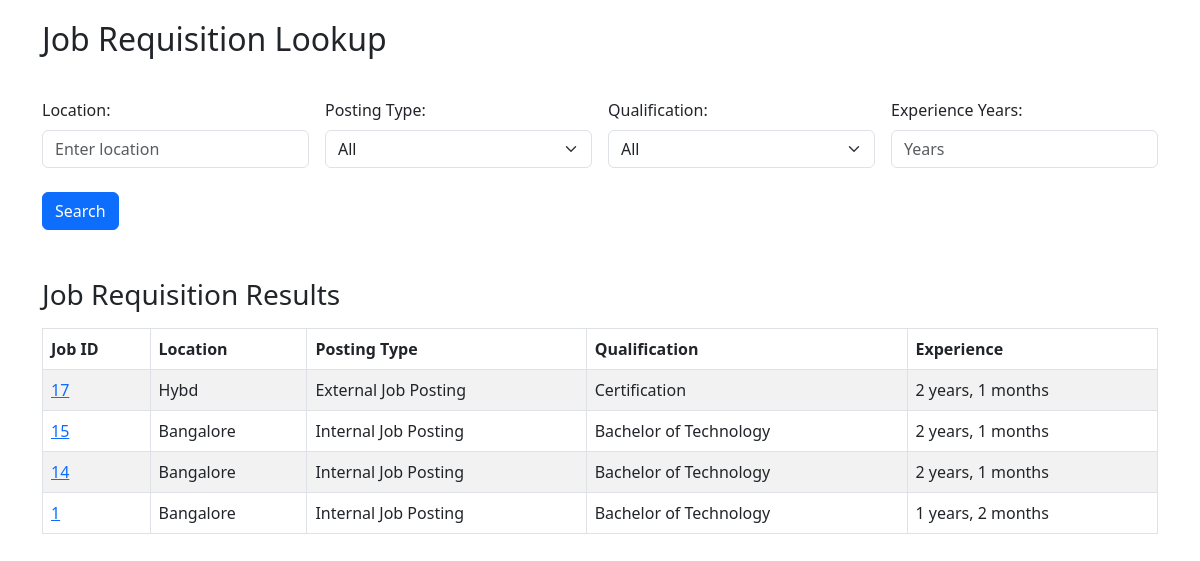
The page /hrms/job-requisitions/ on the database as committed earlier.
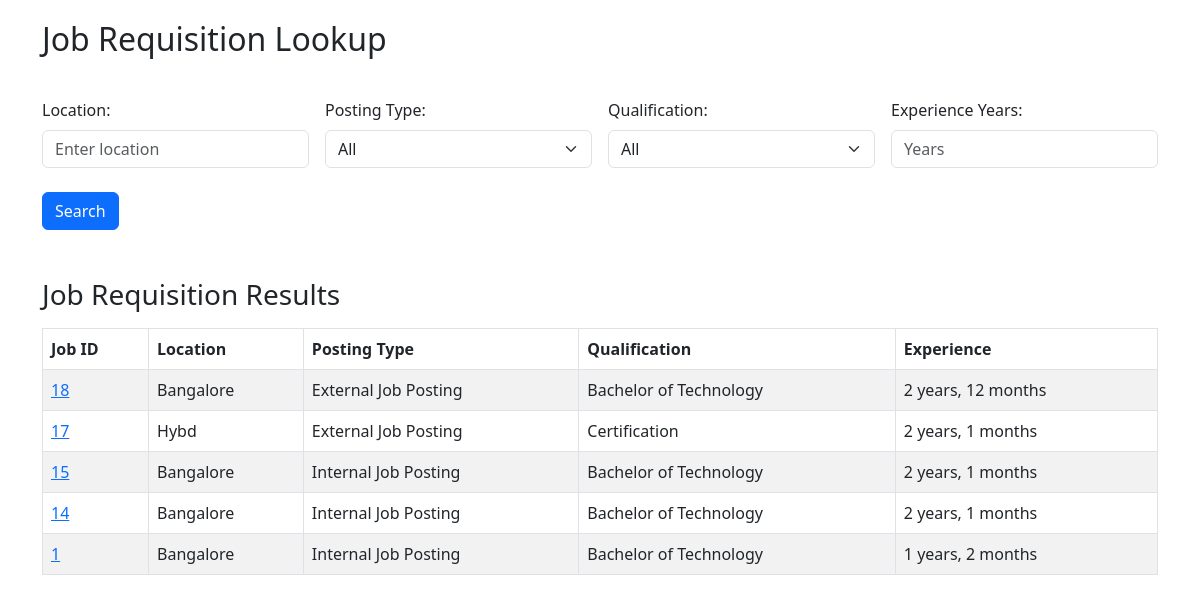
The same page on the database as committed later.
### crm_app/HRMS/models.py (models this page shows, shortened)
class JobRequisition(models.Model):
    job_requisition_id = models.AutoField(primary_key=True)
    job_location = models.CharField(max_length=255)
    job_posting_type = models.CharField(
        max_length=50,
        choices=[
            ('JOB_POSTING_EXTR', 'External Job Posting'),
            ('JOB_POSTING_INTR', 'Internal Job Posting')
        ]
    )
    age = models.PositiveIntegerField(null=True, blank=True)
    no_of_resources = models.PositiveIntegerField()
    gender = models.CharField(
        max_length=1,
        choices=[
            ('M', 'Male'),
            ('F', 'Female'),
            ('', 'Not Specified')
        ],
        default=''
    )
    duration_months = models.PositiveIntegerField(null=True, blank=True)
    qualification = models.CharField(
        max_length=50,
        choices=[
            ('BSC', 'Bachelor of Science'),
            ('B.Tech', 'Bachelor of Technology'),
            ('CERTIFICATION', 'Certification'),
            ('DEGREE', 'Degree'),
            ('MSC', 'Masters of Science'),
            ('MBA', 'Masters of Business Administration'),
            ('EXPERIENCE', 'Work Experience')
        ]
    )
    exam_type_enum_id = models.CharField(
        max_length=50,
        choices=[
            ('EXAM_GROUP_DISCN', 'Group Discussion'),
            ('EXAM_TECHNICAL', 'Technical Exam'),
            ('EXAM_WRITTEN_APT', 'Written Aptitude Exam')
        ],
        null=True,
        blank=True
    )
    skill_type = models.ForeignKey(SkillType, on_delete=models.SET_NULL, null=True)
    experience_years = models.PositiveIntegerField()
    experience_months = models.PositiveIntegerField()
    class Meta:
        ordering = ['-job_requisition_id']

### crm_app/HRMS/views.py (the view)
# urls.py: path('job-requisitions/', views.job_requisition_list, name='job_requisition_list'),
def job_requisition_list(request):
    job_requisitions = JobRequisition.objects.all()
    job_location = request.GET.get('job_location')
    job_posting_type = request.GET.get('job_posting_type')
    qualification = request.GET.get('qualification')
    experience_years = request.GET.get('experience_years')
    if job_location:
        job_requisitions = job_requisitions.filter(job_location__icontains=job_location)
    if job_posting_type:
        job_requisitions = job_requisitions.filter(job_posting_type=job_posting_type)
    if qualification:
        job_requisitions = job_requisitions.filter(qualification=qualification)
    if experience_years:
        job_requisitions = job_requisitions.filter(experience_years__gte=int(experience_years))
    context = {
        'job_requisitions': job_requisitions
    }
    return render(request, 'hrms/skill_qual/jobRequisitionLookup.html', context)

### crm_app/templates/hrms/skill_qual/jobRequisitionLookup.html (shortened to what this page needs)
<!DOCTYPE html>
<html lang="en">
<head>
    <link rel="stylesheet" href="https://cdn.jsdelivr.net/npm/bootstrap@5.3.0/dist/css/bootstrap.min.css">
</head>
<body>
    <div class="container">
        <h2>Job Requisition Lookup</h2>
        <form method="get" id="job-filter-form" class="row g-3 mt-4">
            <div class="col-md-3">
                <label for="location" class="form-label">Location:</label>
                <input type="text" id="location" name="job_location" class="form-control" placeholder="Enter location">
            </div>
            <div class="col-md-3">
                <label for="posting-type" class="form-label">Posting Type:</label>
                <select id="posting-type" name="job_posting_type" class="form-select">
                    <option value="">All</option>
                </select>
            </div>
            <div class="col-md-3">
                <label for="qualification" class="form-label">Qualification:</label>
                <select id="qualification" name="qualification" class="form-select">
                    <option value="">All</option>
                </select>
            </div>
            <div class="col-md-3">
                <label for="experience-years" class="form-label">Experience Years:</label>
                <input type="number" id="experience-years" name="experience_years" class="form-control" placeholder="Years">
            </div>
            <div class="col-md-2 mt-4">
                <button type="submit" class="btn btn-primary">Search</button>
            </div>
        </form>
        <h3 class="mt-5">Job Requisition Results</h3>
        <table class="table table-bordered table-striped mt-3">
            <thead>
                <tr>
                    <th>Job ID</th>
                    <th>Location</th>
                    <th>Posting Type</th>
                    <th>Qualification</th>
                    <th>Experience</th>
                </tr>
            </thead>
            <tbody id="job-results">
                {% for job in job_requisitions %}
                <tr>
                    <td><a href="#" class="job-rewuisition-id-link">{{ job.job_requisition_id }}</a></td>
                    <td>{{ job.job_location }}</td>
                    <td>{{ job.get_job_posting_type_display }}</td>
                    <td>{{ job.get_qualification_display }}</td>
                    <td>{{ job.experience_years }} years, {{ job.experience_months }} months</td>
                </tr>
                {% empty %}
                <tr>
                    <td colspan="5" class="text-center">No job requisitions found</td>
                </tr>
                {% endfor %}
            </tbody>
        </table>
    </div>
</body>
</html>

Rows that differ between the two databases and show on the page:
added JobRequisition: job_requisition_id "18", job_location "Bangalore", job_posting_type "External Job Posting", qualification "Bachelor of Technology", experience_years "2", experience_months "12"
